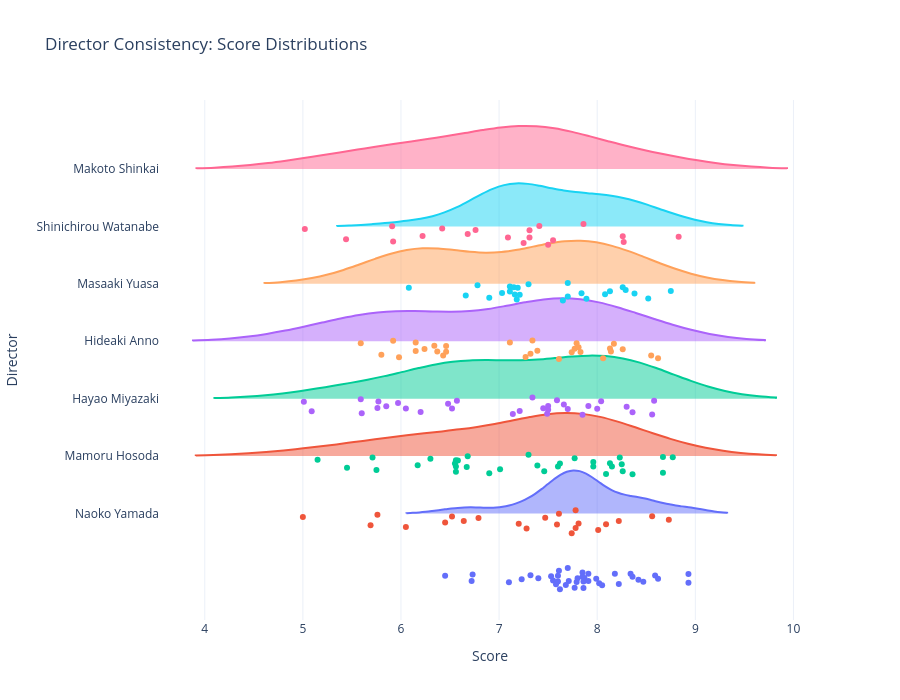

Here is the notebook cell this chart was saved with:
### Markdown cell above
### 💡 Insight: The "Seal of Quality"

When you see a name like **Hayao Miyazaki** or **Makoto Shinkai** on a poster, you're not just buying a ticket; you're buying a guarantee. The graph shows their score distributions are not just high, but **compact**.

This "thin and high" shape is the visual definition of **consistency**. Unlike directors who oscillate between hits and misses (represented by wider, stretched shapes), these masters rarely drop the ball. Their "worst" days are often better than others' best days, making them the safest bets in the industry.

### Code cell
# Prepare Data for Directors
director_works = df_person_works[df_person_works['position'].str.contains('Director', case=False, na=False)]
director_works = director_works.merge(df_person_details[['person_id', 'normalized_name']], 
                                      left_on='person_id', right_on='person_id', how='left')
director_scores = director_works.merge(df[['anime_id', 'title', 'score', 'studios']], on='anime_id', how='inner')

target_directors = ['Hayao Miyazaki', 'Makoto Shinkai', 'Masaaki Yuasa', 'Hideaki Anno', 'Mamoru Hosoda', 'Naoko Yamada', 'Shinichirou Watanabe']
available_directors = [d for d in target_directors if d in director_scores['normalized_name'].unique()]
plot_data = director_scores[director_scores['normalized_name'].isin(available_directors)]

if len(plot_data) > 0:
    fig = go.Figure()
    # Sort available directors for consistent visual order
    available_directors_sorted = plot_data.groupby('normalized_name')['score'].median().sort_values(ascending=False).index
    
    for director in available_directors_sorted:
        director_data = plot_data[plot_data['normalized_name'] == director]['score']
        # Removed y0=0 to allow names to appearing on the Y-axis
        fig.add_trace(go.Violin(x=director_data, 
                                name=director, 
                                side='positive',
                                orientation='h',
                                width=1.5,
                                points='all'))

    fig.update_layout(title='Director Consistency: Score Distributions',
                      xaxis_title='Score',
                      yaxis_title='Director',
                      showlegend=False,
                      height=700,
                      template='plotly_white')
    fig.show()
else:
    print("No data found for selected directors.")

### Figure 1 — Plotly figure (JSON) as saved in the notebook; plotly's stock layout.template omitted (floating-point values rounded to 4 significant figures)
{"data": [{"name": "Naoko Yamada", "orientation": "h", "points": "all", "side": "positive", "type": "violin", "width": 1.5, "x": [7.87, 7.7, 7.55, 7.99, 8.93, 7.32, 7.6, 7.61, 6.73, 7.79, 8.02, 8.34, 7.6, 7.86, 7.77, 8.05, 7.86, 8.36, 8.18, 7.85, 7.85, 8.62, 7.58, NaN, 7.62, 7.91, 8.93, 7.1, 7.71, 8.22, 7.8, 7.53, 8.47, 8.59, 7.23, 7.91, 7.4, 6.45, 7.68, 8.42, 6.72]}, {"name": "Mamoru Hosoda", "orientation": "h", "points": "all", "side": "positive", "type": "violin", "width": 1.5, "x": [6.05, 7.59, 8.22, 6.64, 7.78, 5.69, 7.61, 7.81, 5.0, 6.79, 5.76, NaN, 6.52, NaN, 7.28, 7.74, 8.73, 7.78, 8.56, 7.47, 7.2, 8.01, 6.45, 8.09]}, {"name": "Hayao Miyazaki", "orientation": "h", "points": "all", "side": "positive", "type": "violin", "width": 1.5, "x": [7.96, 5.71, 7.01, 8.67, 8.36, 8.13, 6.67, 7.6, 6.56, 6.3, 7.96, 6.17, 7.62, 8.15, 7.77, 8.23, 7.3, 7.39, 6.58, 6.56, 8.09, 6.68, 6.56, 8.67, 5.15, 7.46, 6.9, 8.77, 5.75, 8.26, 8.25, 6.55, 5.45]}, {"name": "Hideaki Anno", "orientation": "h", "points": "all", "side": "positive", "type": "violin", "width": 1.5, "x": [7.21, 6.05, 6.52, 5.85, 5.59, 7.91, 5.77, 7.7, 8.0, 8.3, 7.66, 8.04, 7.5, 6.48, 6.57, 5.01, 7.59, 5.09, 5.6, 7.45, 5.97, 7.14, 7.34, 8.58, 8.36, 8.56, 7.49, 6.2, 7.5, 7.85, 5.76]}, {"name": "Masaaki Yuasa", "orientation": "h", "points": "all", "side": "positive", "type": "violin", "width": 1.5, "x": [5.8, 7.81, NaN, 7.74, 6.24, 8.13, 7.11, NaN, 7.77, 8.14, 7.34, 6.43, 7.61, 5.92, 7.83, 7.79, 7.32, 6.46, 6.46, 8.62, 6.15, 5.59, 8.26, 8.06, 6.15, 6.37, 7.27, 5.98, 7.39, 8.55, 6.34, 8.17]}, {"name": "Shinichirou Watanabe", "orientation": "h", "points": "all", "side": "positive", "type": "violin", "width": 1.5, "x": [6.9, 7.84, 8.75, 8.38, 8.13, 7.11, 7.11, 7.03, 7.21, 6.66, 7.16, 7.19, 7.7, 7.7, 6.78, 6.08, NaN, 8.29, 8.52, 7.15, 7.89, 8.26, 7.18, NaN, 7.65, 7.3, 8.08]}, {"name": "Makoto Shinkai", "orientation": "h", "points": "all", "side": "positive", "type": "violin", "width": 1.5, "x": [6.68, 6.76, 7.55, 7.31, 7.31, 6.42, 7.09, 7.5, 5.02, 7.25, 8.83, 7.86, 7.41, 5.44, 5.91, 8.26, 5.92, 8.27, 6.22]}], "layout": {"height": 700, "showlegend": false, "title": {"text": "Director Consistency: Score Distributions"}, "xaxis": {"title": {"text": "Score"}}, "yaxis": {"title": {"text": "Director"}}}}
